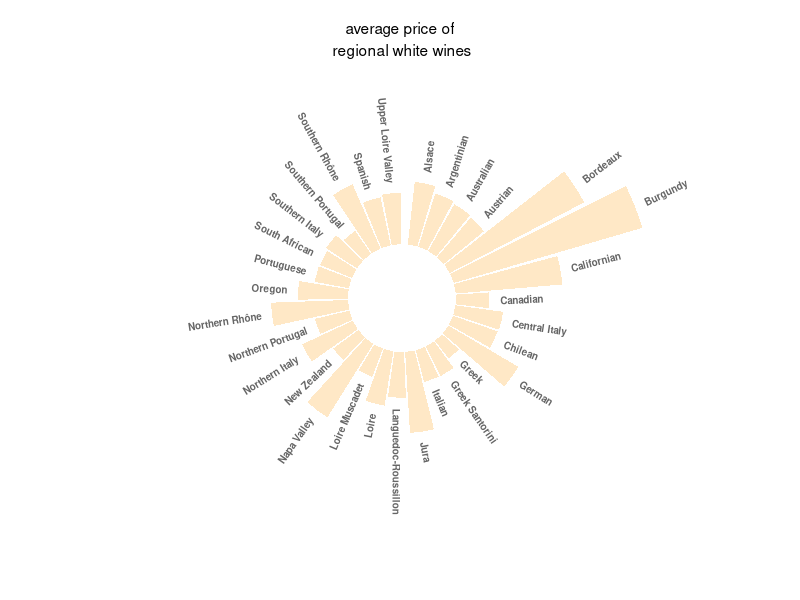
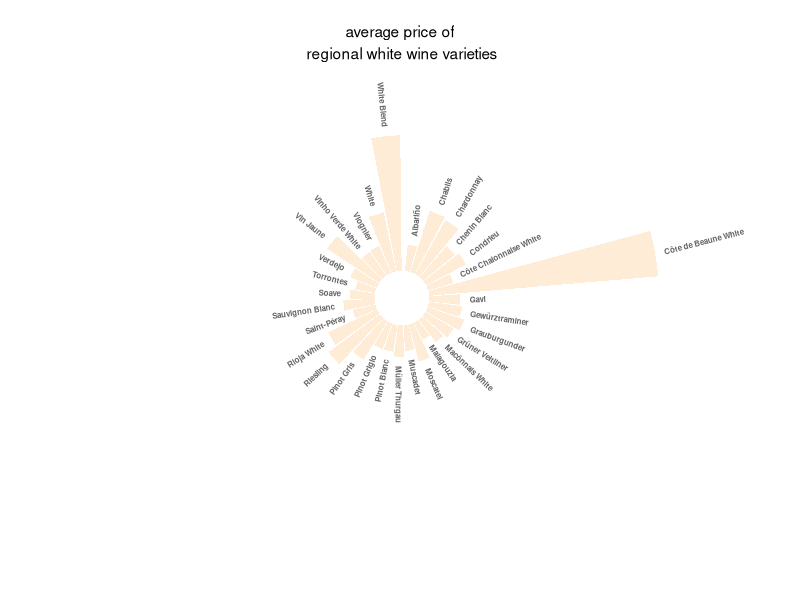

Reproduce these figures in R, in order.
## ---- chunk 1
knitr::opts_chunk$set(echo = TRUE, message=FALSE)
## ---- chunk 2
library(tidyverse)
## ---- chunk 3
whitewine <- read_csv("white-wine-price-rating.csv")
## ---- chunk 4
regionwine <- whitewine %>%
  group_by(Region) %>%
  summarise(avgprice = mean(WinePrice)) %>%
  mutate(id = 1:32) %>%
  filter(!is.na(Region))

label_data <- regionwine
 
number_of_bar <- nrow(label_data)

angle <-  90 - 360 * (label_data$id-0.5) /number_of_bar 

label_data$hjust<-ifelse( angle < -90, 1, 0)

label_data$angle<-ifelse(angle < -90, angle+180, angle)

p <- ggplot(regionwine, aes(x=as.factor(id), y=avgprice)) + 
  geom_bar(stat="identity", fill=alpha("navajowhite", 0.7)) +
  ylim(-50,200) +
  theme_minimal() +
  theme(
    axis.text = element_blank(),
    axis.title = element_blank(),
    panel.grid = element_blank(),
    plot.margin = unit(rep(-1,4), "cm")) +
  coord_polar(start = 0)+
  geom_text(data=label_data, aes(x=id, y=avgprice+10, label=Region, hjust=hjust), 
            color="black", fontface="bold",alpha=0.6, size=2.5, angle= label_data$angle, inherit.aes = FALSE ) +
  annotate(geom="text", x=0, y=190, label="average price of \nregional white wines")
 
p
#ggsave("images/11-wineregion.png")
## ---- chunk 5
varietywine <- whitewine %>%
  group_by(RegionalVariety) %>%
  summarise(avgprice = mean(WinePrice)) %>%
  mutate(id = 1:32) %>%
  filter(!is.na(RegionalVariety))

label_data <- varietywine
 
number_of_bar <- nrow(label_data)

angle <-  90 - 360 * (label_data$id-0.5) /number_of_bar

label_data$hjust<-ifelse( angle < -90, 1, 0)
 
label_data$angle<-ifelse(angle < -90, angle+180, angle)

p <- ggplot(varietywine, aes(x=as.factor(id), y=avgprice)) + 
  geom_bar(stat="identity", fill=alpha("bisque", 0.7)) +
  ylim(-30,300) +
  theme_minimal() +
  theme(
    axis.text = element_blank(),
    axis.title = element_blank(),
    panel.grid = element_blank(),
    plot.margin = unit(rep(-2,4), "cm")) +
  coord_polar(start = 0)+
  geom_text(data=label_data, aes(x=id, y=avgprice+10, label=RegionalVariety, hjust=hjust), 
            color="black", fontface="bold",alpha=0.6, size=2, angle= label_data$angle, inherit.aes = FALSE)+
  annotate(geom="text", x=0, y=250, label="average price of \nregional white wine varieties")

p
#ggsave("images/11-winevariety.png")
